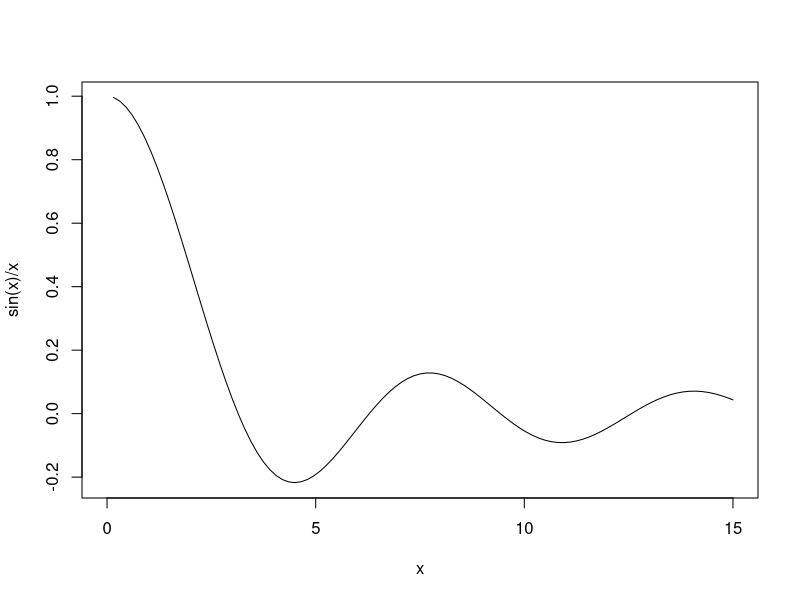

Source code (R):
## -------------------------------------------------------------------
2 + 2
4 * (3 + 5) # The sum within brackets is executed first
pi / 4 # Pi over four

## -------------------------------------------------------------------
2^5 # Alternative syntax: 2**5

## -------------------------------------------------------------------
sqrt(2)
sin(pi / 4)

## -------------------------------------------------------------------
# Assign the value sqrt(5) to the object x
x <- sqrt(5) # Alternative syntax (not recommended): x = sqrt(5)

## -------------------------------------------------------------------
y <- x + pi # That is, pi plus the square root of 5
y

## -------------------------------------------------------------------
rm(x) # x is no longer present in the "workspace"

## -------------------------------------------------------------------
ls() # The object y is present in the workspace

## -------------------------------------------------------------------
rm(list = ls())

## -------------------------------------------------------------------
x <- 1 / 2 # Example of a real number

## -------------------------------------------------------------------
exp(x) # Exponential and natural logarithm
log(x)

## -------------------------------------------------------------------
abs(x) # Absolute value
sign(x) # Sign function

## -------------------------------------------------------------------
sin(x) # Trigonometric functions (sine, cosine, tangent)
cos(x)
tan(x)

## -------------------------------------------------------------------
asin(x) # Inverse trigonometric functions
acos(x)
atan(x)

## -------------------------------------------------------------------
x <- 1 / 2 # Real numbers
y <- 1 / 3
n <- 5 # Natural numbers
k <- 2

## -------------------------------------------------------------------
factorial(n) # n!
choose(n, k) # Binomial coefficient

## -------------------------------------------------------------------
round(x, digits = 2) # Rounds x using 2 decimal digits
floor(x) # Rounds x down to the nearest integer
ceiling(x) # Rounds x up to the nearest integer

## -------------------------------------------------------------------
#| fig-width: 12
#| fig-height: 5
curve(sin(x) / x, from = 0, to = 15)

## -------------------------------------------------------------------
# Run the following command in the console to open the documentation
# of the log function:
# ? log

## -------------------------------------------------------------------
10^15
10^(-15)

## -------------------------------------------------------------------
10^1000 # A very large number, although finite

## -------------------------------------------------------------------
#| warning: true
log(-1) # This command also generates a warning

## -------------------------------------------------------------------
sin(pi)

## -------------------------------------------------------------------
cos(pi)

## -------------------------------------------------------------------
x <- 5
x < 0 # Is the value of x smaller than 0?
a <- (x == -3) # Is the value of x equal to -3?
a

## -------------------------------------------------------------------
a <- TRUE
b <- FALSE
x <- 5
y <- 7
x >= y # Is x greater than or equal to y? (Use "<=" for smaller or equal)
x != y # Is x different from y?
a & b # a AND b. Are the boolean values a and b both true?
a | b # a OR b. Is at least one of a and b true?

## -------------------------------------------------------------------
x <- c(4, 2, 2, 8, 10)
x

## -------------------------------------------------------------------
x <- c("A", "B", 2, 8, 10)
x

## -------------------------------------------------------------------
x <- 5:10 # Equivalent to: x <- c(5, 6, 7, 8, 9, 10)
x

## -------------------------------------------------------------------
x <- seq(from = 0, to = 1, by = 0.1)
x

## -------------------------------------------------------------------
x <- rep(10, 7) # Vector in which the number 10 is repeated 7 times
x

## -------------------------------------------------------------------
exp(1:6) + (1:6) / 2 + 1 # Example 1

## -------------------------------------------------------------------
x <- c(10, 10^2, 10^3, 10^4, 10^5, 10^6) # Example 2
log(x, base = 10)

## -------------------------------------------------------------------
1:8 > 4 # Example 3

## -------------------------------------------------------------------
x <- c(2, 3, 1, 3, 10, 5)
length(x) # Length of the vector
sum(x) # Sum of the elements of the vector
cumsum(x) # Cumulative sums

## -------------------------------------------------------------------
x <- c(2, 3, 1, 3, 10, 5)
prod(x) # Product of the elements of the vector
cumprod(x) # Cumulative products
sort(x, decreasing = FALSE) # Vector sorted in increasing order
min(x) # Minimum value
which.min(x) # Position of the value corresponding to the minimum

## -------------------------------------------------------------------
max(x) # Maximum value
which.max(x) # Position of the value corresponding to the maximum
range(x) # Equivalent to: c(min(x), max(x))

## -------------------------------------------------------------------
# Concatenation of vectors
x <- c(rep(pi, 2), sqrt(2), c(10, 7))
x[3] # Extracts the third element from the vector x, that is sqrt(2)
x[c(1, 3, 5)] # Extracts the first, the third and the fifth element
x[-c(1, 3, 5)] # Deletes the first, the third and the fifth element
x[x > 3.5] # Extracts the elements greater than 3.5

## -------------------------------------------------------------------
#| warning: true
x <- 1:5
y <- 1:6
x + y # Equivalent to: c(x, x[1]) + y

## -------------------------------------------------------------------
x <- 1:3
y <- 1:6
x + y # Equivalent to: c(x, x) + y
